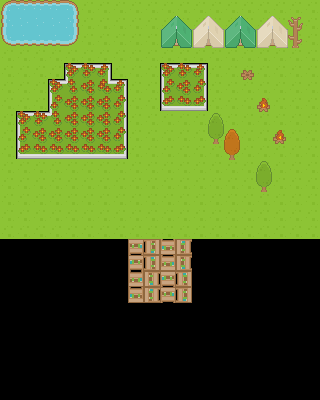

This game map was drawn from its Tiled (.tmx) file and the tilesets committed beside it. A one-line description and the trimmed map source follow:
An orthogonal 20x25 tile map with 16x16 px tiles, 2 tile layers (Ground, Decorations) and 2 objects (2x Door).

<map version="1.0" orientation="orthogonal" renderorder="right-down" width="20" height="25" tilewidth="16" tileheight="16" nextobjectid="8">
 <tileset firstgid="1" name="KenneyRoguelike" tilewidth="16" tileheight="16" spacing="1" tilecount="1767" columns="57">
  <image source="KenneyRoguelike.png" width="968" height="526" />
  <tile id="344">
   <properties>
    <property name="CollisionSides" value="Top,Left" />
   </properties>
  </tile>
  <tile id="345">
   <properties>
    <property name="CollisionSides" value="Top" />
   </properties>
  </tile>
  <tile id="346">
   <properties>
    <property name="CollisionSides" value="Top,Right" />
   </properties>
  </tile>
  <tile id="401">
   <properties>
    <property name="CollisionSides" value="Left" />
   </properties>
  </tile>
  <tile id="403">
   <properties>
    <property name="CollisionSides" value="Right" />
   </properties>
  </tile>
  <tile id="458">
   <properties>
    <property name="CollisionSides" value="Left,Bottom" />
   </properties>
  </tile>
  <tile id="459">
   <properties>
    <property name="CollisionSides" value="Bottom" />
   </properties>
  </tile>
  <tile id="460">
   <properties>
    <property name="CollisionSides" value="Right,Bottom" />
   </properties>
  </tile>
  <tile id="469">
   <properties>
    <property name="Lit" type="bool" value="false" />
    <property name="Type" value="Campfire" />
   </properties>
  </tile>
  <tile id="470">
   <properties>
    <property name="Lit" type="bool" value="true" />
    <property name="Type" value="Campfire" />
   </properties>
  </tile>
  <tile id="471">
   <properties>
    <property name="Lit" type="bool" value="true" />
    <property name="Type" value="Campfire" />
   </properties>
  </tile>
 </tileset>
 <layer name="Ground" width="20" height="25" offsetx="0" offsety="-1">
  <data>[500 cells, 316 non-empty, 22 distinct tile ids]</data>
 </layer>
 <layer name="Decorations" width="20" height="25">
  <data>[500 cells, 27 non-empty, 17 distinct tile ids]</data>
 </layer>
 <objectgroup name="Objects">
  <object id="6" type="Door" gid="33" x="112" y="192" width="16" height="16" />
  <object id="7" type="Door" gid="33" x="168" y="166.5" width="16" height="16">
   <properties>
    <property name="Default Open" type="bool" value="true" />
   </properties>
  </object>
 </objectgroup>
</map>
